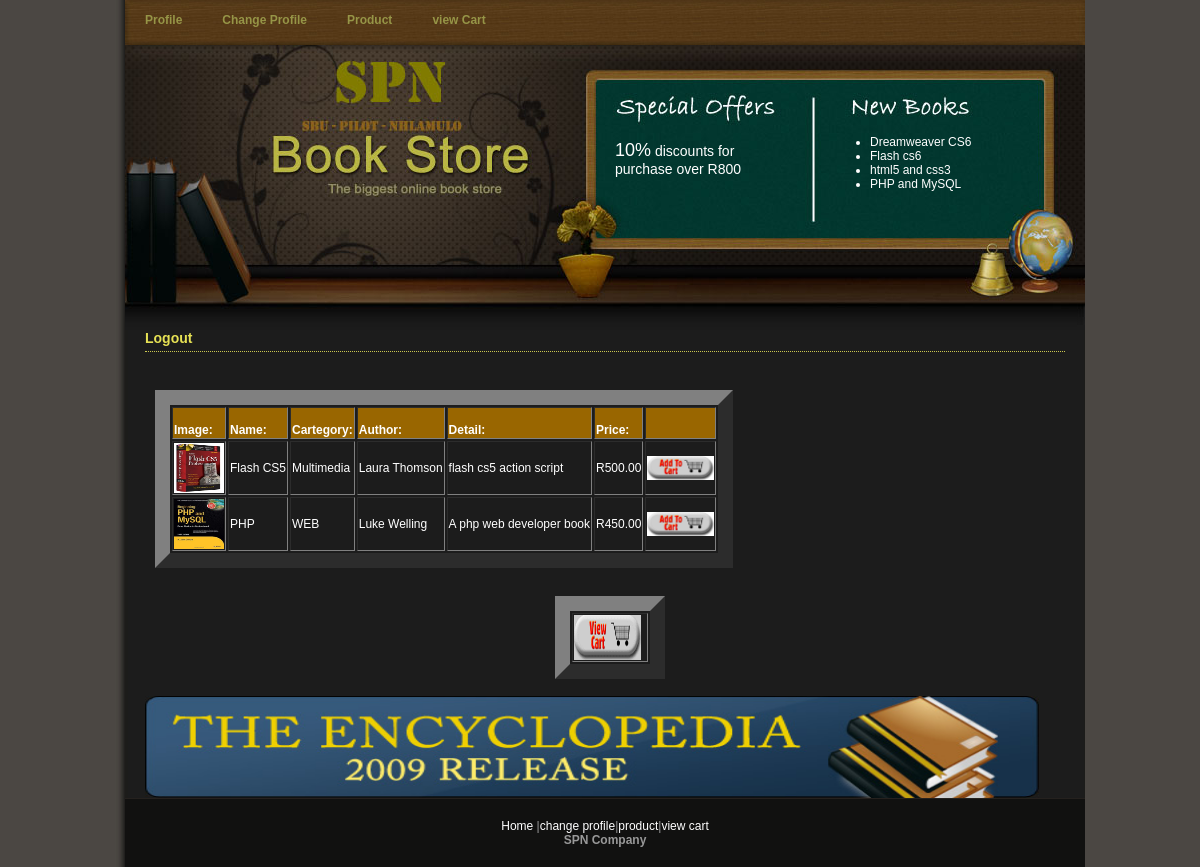
Page /product.php (signed in) on the committed database.
### tables this page shows
CREATE TABLE IF NOT EXISTS `products` (
  `id` int(11) NOT NULL AUTO_INCREMENT,
  `product_name` varchar(100) NOT NULL,
  `price` varchar(100) NOT NULL,
  `detail_text` varchar(255) NOT NULL,
  `cartegory` varchar(255) NOT NULL,
  `author` varchar(100) NOT NULL,
  `ISBN` varchar(20) NOT NULL,
  `quantity` int(11) NOT NULL,
  PRIMARY KEY (`id`)
);

### carts.php (the view, shortened to what this page needs)
<?php
	function products()
	{
		$query = mysql_query("SELECT id,product_name,price,detail_text,cartegory,author,ISBN FROM products WHERE quantity > 0 ORDER BY id DESC");
		if(mysql_num_rows($query)==0)
		{
			echo 'No product to dispay';
		}
		else
		{
			echo "<table  border='15'>";
			echo "<tr>";
			echo "<th scope='row' bgcolor='#996600'>"."<br />Image: ";
			echo "<th scope='row' bgcolor='#996600'>"."<br />Name: ";
			echo "<th scope='row' bgcolor='#996600'>"."<br />Cartegory: ";
			echo "<th scope='row' bgcolor='#996600'>"."<br />Author: ";
			echo "<th scope='row' bgcolor='#996600'>"."<br />Detail: ";
			echo "<th scope='row' bgcolor='#996600'>"." <br />Price: ";
			echo "<th scope='row' bgcolor='#996600'>"." <br />";
			echo "</tr>";
			while($row = mysql_fetch_assoc($query))
			{
				$id=$row['id'];
				echo "<tr>";
				echo "<td>"."<img width='50' height='50' src='book_image/$id.jpg'>";
				echo "<td>".$row['product_name'];
				echo "<td>".$row['cartegory'];
				echo "<td>".$row['author'];
				echo "<td>".$row['detail_text'];
				echo "<td>".'R'.number_format($row['price'],2);
				echo "<td>".'<a href="carts.php?add='.$row['id'].'"><img src="Images/add-to-cart.gif" width="67" hieght="64" /></a></p>'.'</td>';
			}	echo "</tr>";
			echo "</table>";
		}
	}
			?>

### product.php (shortened to what this page needs)
<?php
	require 'carts.php' ;
?>
<!DOCTYPE html PUBLIC "-//W3C//DTD XHTML 1.0 Transitional//EN" "http://www.w3.org/TR/xhtml1/DTD/xhtml1-transitional.dtd">
<html xmlns="http://www.w3.org/1999/xhtml">
<head>
<link href="templatemo_style.css" rel="stylesheet" type="text/css" />
</head>
<body onload="MM_preloadImages('images/download (8).jpg','images/download (14).jpg')">
<div id="templatemo_container">
	<div id="templatemo_menu">
    	<ul>
            <li><a href="member.php">Profile</a></li>
            <li><a href="edit.php">Change Profile</a></li>
        <li><a href="product.php">Product  </a></li>
            <li><a href="cart.php">view Cart </a></li>
    	</ul>
    </div>
<div id="templatemo_header">
   	  <div id="templatemo_special_offers">
       	<p>
                <span>10%</span> discounts for
        purchase over R800</p>
       	<p align="center">&nbsp;</p>
   	  </div>
    <div id="templatemo_new_books">
   	  <ul>
                <li>Dreamweaver CS6</li>
                <li>Flash cs6</li>
                <li>html5 and css3 </li>
                <li>PHP and MySQL</li></ul></div>
  </div>
  <div id="templatemo_content">
      <div class="templatemo_content_left_section" >
    <h1><a href="member.php?logout=1">Logout</a></h1>
            <ul>
              <li><form id="form1" name="form1" method="post" action="">
                <p>&nbsp;</p>
                <p>&nbsp;</p>
                <?php
				products();
				?>
                <br/><br/>
                <table width="110" border="15" align="center">
  <tr>
    <td><a href="cart.php"><img src="Images/view-cart.gif" width="67" height="45" align="absmiddle" /></a></td>
    </tr>
</table>
              </form></li>
        </ul>
    </div>
<a href="subpage.html"><img src="images/templatemo_ads.jpg" alt="ads" width="894" height="102" /></a></div>
    <div id="templatemo_footer"><a href="member.php">Home</a> |<a href="edit.php">change profile</a>|<a href="product.php">product</a>|<a href="cart.php">view cart</a><br />
<strong>SPN Company</strong></div>
</div>
</body>
</html>

### templatemo_style.css (style rules this page uses)
body { margin: 0; padding: 0; line-height: normal; font-family: Verdana, Arial, san-serif; font-size: 12px; color: #ffffff; background: #4b4743; }
a:link, a:visited { color: #e6e154; text-decoration: none; font-weight: bold; }
p { margin: 0px; padding: 0px; }
img { margin: 0px; padding: 0px; border: none; }
#templatemo_container { width: 950px; margin: auto; padding: 0 10px; background: #1c1c1b url(images/templatemo_bg.jpg) repeat-y; }
#templatemo_menu { clear: both; width: 960px; height: 45px; background: url(images/templatemo_menu_bg.jpg) no-repeat; }
#templatemo_menu ul { padding: 13px 0 0 0; margin: 0; list-style: none; }
#templatemo_menu ul li { display: inline; }
#templatemo_menu ul li a { float: left; padding: 0 20px; font-size: 12px; font-weight: bold; text-align: center; text-decoration: none; color: #969547; }
#templatemo_header { clear: both; width: 960px; height: 285px; padding: 0; margin: 0; background: url(images/templatemo_header_bg.jpg) no-repeat; }
#templatemo_header #templatemo_special_offers { float: left; font-size: 14px; margin-top: 95px; margin-left: 490px; width: 180px; }
#templatemo_special_offers p { margin: 0 0 20px 0; }
#templatemo_special_offers p span { font-size: 18px; }
#templatemo_header #templatemo_new_books { float: left; margin-top: 90px; margin-left: 55px; width: 180px; }
#templatemo_new_books ul { margin: 0 0 10px 0; padding: 0 0 0 20px; }
#templatemo_new_books li { margin: 0; padding: 0; }
#templatemo_content { clear: both; width: 920px; padding: 0 20px; }
.templatemo_content_left_section h1 { font-size: 14px; color: #cbc750; padding: 0 0 5px 0; margin: 0 0 10px 0; border-bottom: 1px dotted #cbc750; }
.templatemo_content_left_section ul { padding: 0; margin: 0; }
.templatemo_content_left_section ul li { padding: 0 0 3px 10px; list-style: none; }
.templatemo_content_left_section ul li a { font-weight: normal; text-decoration: none; color: #969547; }
#templatemo_footer { clear: both; width: 960px; padding: 20px 0px 20px 0; text-align: center; border-top: 1px solid #25211e; color: #999; background-color: #111110; }
#templatemo_footer a { color: #fff; font-weight: normal; }

### rows in the picture
products: shows a picture, product_name "Flash CS5", cartegory "Multimedia", author "Laura Thomson", detail_text "flash cs5 action script", price "500.00"
products: shows a picture, product_name "PHP", cartegory "WEB", author "Luke Welling", detail_text "A php web developer book", price "450.00"
